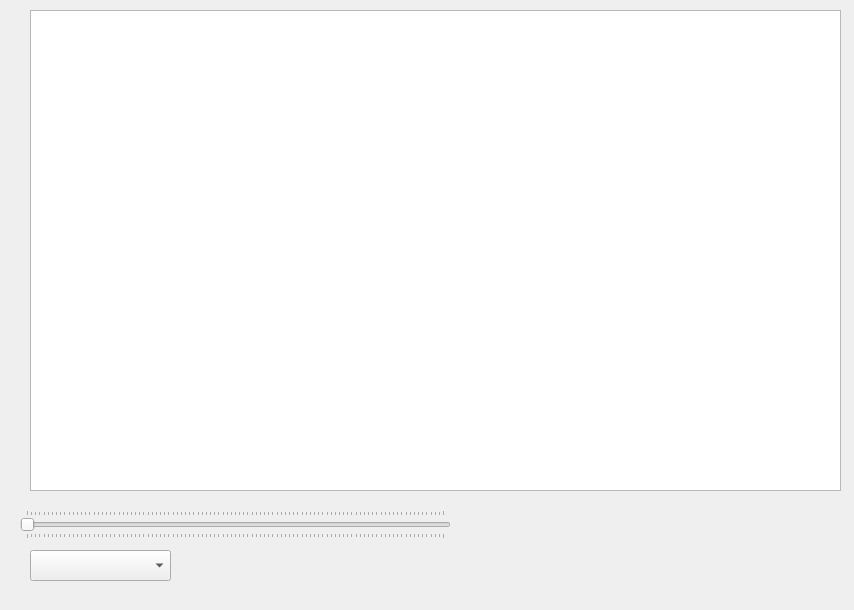
<?xml version="1.0" encoding="UTF-8"?>
<ui version="4.0">
 <class>plotdialog</class>
 <widget class="QDialog" name="plotdialog">
  <property name="geometry">
   <rect>
    <x>0</x>
    <y>0</y>
    <width>854</width>
    <height>610</height>
   </rect>
  </property>
  <property name="windowTitle">
   <string>Dialog</string>
  </property>
  <widget class="GraphicsLayoutWidget" name="graphicsView">
   <property name="geometry">
    <rect>
     <x>30</x>
     <y>10</y>
     <width>811</width>
     <height>481</height>
    </rect>
   </property>
  </widget>
  <widget class="QSlider" name="hslider">
   <property name="geometry">
    <rect>
     <x>20</x>
     <y>510</y>
     <width>431</width>
     <height>29</height>
    </rect>
   </property>
   <property name="maximum">
    <number>100</number>
   </property>
   <property name="orientation">
    <enum>Qt::Horizontal</enum>
   </property>
   <property name="tickPosition">
    <enum>QSlider::TicksBothSides</enum>
   </property>
  </widget>
  <widget class="QComboBox" name="comboBox">
   <property name="geometry">
    <rect>
     <x>30</x>
     <y>550</y>
     <width>141</width>
     <height>31</height>
    </rect>
   </property>
  </widget>
 </widget>
 <customwidgets>
  <customwidget>
   <class>GraphicsLayoutWidget</class>
   <extends>QGraphicsView</extends>
   <header location="global">pyqtgraph</header>
  </customwidget>
 </customwidgets>
 <resources/>
 <connections/>
</ui>
